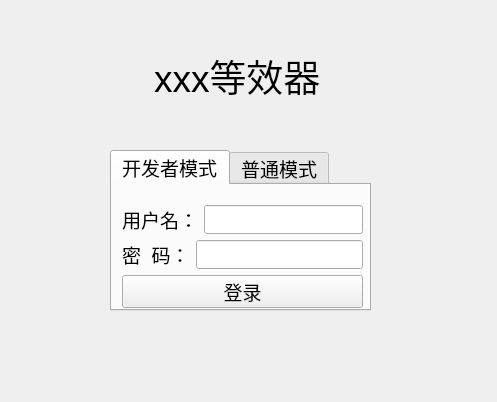
<?xml version="1.0" encoding="UTF-8"?>
<ui version="4.0">
 <class>login</class>
 <widget class="QWidget" name="login">
  <property name="geometry">
   <rect>
    <x>0</x>
    <y>0</y>
    <width>497</width>
    <height>402</height>
   </rect>
  </property>
  <property name="font">
   <font>
    <pointsize>14</pointsize>
   </font>
  </property>
  <property name="windowTitle">
   <string>Form</string>
  </property>
  <widget class="QLabel" name="label_3">
   <property name="geometry">
    <rect>
     <x>154</x>
     <y>40</y>
     <width>171</width>
     <height>71</height>
    </rect>
   </property>
   <property name="font">
    <font>
     <pointsize>28</pointsize>
    </font>
   </property>
   <property name="text">
    <string>xxx等效器</string>
   </property>
  </widget>
  <widget class="QTabWidget" name="tabWidget">
   <property name="geometry">
    <rect>
     <x>110</x>
     <y>150</y>
     <width>261</width>
     <height>161</height>
    </rect>
   </property>
   <property name="currentIndex">
    <number>0</number>
   </property>
   <widget class="QWidget" name="dev">
    <attribute name="title">
     <string>开发者模式</string>
    </attribute>
    <widget class="QWidget" name="layoutWidget">
     <property name="geometry">
      <rect>
       <x>10</x>
       <y>20</y>
       <width>241</width>
       <height>103</height>
      </rect>
     </property>
     <layout class="QVBoxLayout" name="verticalLayout">
      <item>
       <layout class="QHBoxLayout" name="horizontalLayout" stretch="1,4">
        <item>
         <widget class="QLabel" name="label">
          <property name="text">
           <string>用户名：</string>
          </property>
         </widget>
        </item>
        <item>
         <widget class="QLineEdit" name="name">
          <property name="minimumSize">
           <size>
            <width>135</width>
            <height>29</height>
           </size>
          </property>
         </widget>
        </item>
       </layout>
      </item>
      <item>
       <layout class="QHBoxLayout" name="horizontalLayout_2" stretch="1,0">
        <item>
         <widget class="QLabel" name="label_2">
          <property name="text">
           <string>密  码：</string>
          </property>
         </widget>
        </item>
        <item>
         <widget class="QLineEdit" name="password">
          <property name="minimumSize">
           <size>
            <width>135</width>
            <height>29</height>
           </size>
          </property>
         </widget>
        </item>
       </layout>
      </item>
      <item>
       <widget class="QPushButton" name="loginBtn">
        <property name="text">
         <string>登录</string>
        </property>
       </widget>
      </item>
     </layout>
    </widget>
   </widget>
   <widget class="QWidget" name="nor">
    <attribute name="title">
     <string>普通模式</string>
    </attribute>
    <widget class="QPushButton" name="loginBtn_2">
     <property name="geometry">
      <rect>
       <x>10</x>
       <y>80</y>
       <width>239</width>
       <height>27</height>
      </rect>
     </property>
     <property name="text">
      <string>登录</string>
     </property>
    </widget>
   </widget>
  </widget>
 </widget>
 <resources/>
 <connections/>
</ui>
